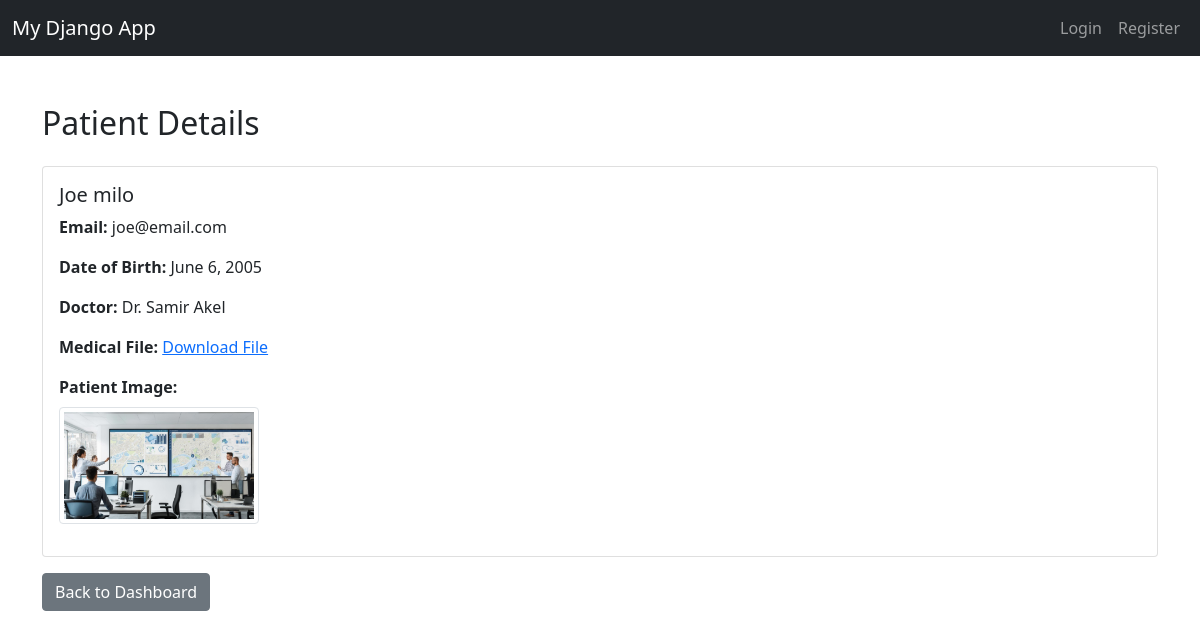
Page /user/view-patient/3/ on the committed database.
### user/models.py (models this page shows, shortened)
class Patient(models.Model):
    firstname = models.CharField(max_length=255)
    lastname = models.CharField(max_length=255)
    email = models.EmailField()
    address = models.TextField()
    date_of_birth = models.DateField()
    medical_file = models.FileField(upload_to='medical_files/', blank=True, null=True)
    image = models.ImageField(upload_to='patient_images/', blank=True, null=True)
    doctor = models.ForeignKey(Doctor, on_delete=models.SET_NULL, null=True, related_name="patients")

class Doctor(models.Model):
    firstname = models.CharField(max_length=255)
    lastname = models.CharField(max_length=255)
    specialization = models.CharField(max_length=255)
    department = models.CharField(max_length=255)
    def __str__(self):
        return f"{self.firstname} {self.lastname}"

### user/views.py (the view)
# urls.py: path('view-patient/<int:pk>/', view_patient, name='view-patient'),
def view_patient(request, pk):
    patient = Patient.objects.get(id=pk)
    return render(request, 'patient/view_patient.html', {'patient': patient})

### user/templates/patient/view_patient.html
{% extends "base.html" %}
{% block content %}
<div class="container mt-5">
    <h2 class="mb-4">Patient Details</h2>
    <div class="card">
        <div class="card-body">
            <h5 class="card-title">{{ patient.firstname }} {{ patient.lastname }}</h5>
            <p class="card-text"><strong>Email:</strong> {{ patient.email }}</p>
            <p class="card-text"><strong>Date of Birth:</strong> {{ patient.date_of_birth }}</p>
            <p class="card-text"><strong>Doctor:</strong> {{ patient.doctor }}</p>
            {% if patient.medical_file %}
            <p class="card-text">
                <strong>Medical File:</strong>
                <a href="{{ patient.medical_file.url }}" download>Download File</a>
            </p>
            {% endif %}
            {% if patient.image %}
            <p>
                <strong>Patient Image:</strong><br>
                <img src="{{ patient.image.url }}" alt="Patient Image" width="200" class="img-thumbnail mt-2">
            </p>
            {% endif %}
        </div>
    </div>
    <a href="{% url 'home' %}" class="btn btn-secondary mt-3">Back to Dashboard</a>
</div>
{% endblock %}

### rows in the picture
Patient: firstname "Joe", lastname "milo", email "joe@email.com", date_of_birth "June 6, 2005", doctor "Dr. Samir Akel", image (picture)
